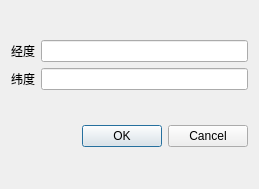
<?xml version="1.0" encoding="UTF-8"?>
<ui version="4.0">
 <class>InputProductDlg</class>
 <widget class="QDialog" name="InputProductDlg">
  <property name="geometry">
   <rect>
    <x>0</x>
    <y>0</y>
    <width>259</width>
    <height>189</height>
   </rect>
  </property>
  <property name="windowTitle">
   <string>输入产品位置</string>
  </property>
  <layout class="QGridLayout" name="gridLayout_2">
   <item row="0" column="0">
    <layout class="QGridLayout" name="gridLayout">
     <item row="0" column="1">
      <widget class="QLineEdit" name="lineEdit_Lon"/>
     </item>
     <item row="0" column="0">
      <widget class="QLabel" name="label">
       <property name="text">
        <string>经度</string>
       </property>
      </widget>
     </item>
     <item row="1" column="0">
      <widget class="QLabel" name="label_2">
       <property name="text">
        <string>纬度</string>
       </property>
      </widget>
     </item>
     <item row="1" column="1">
      <widget class="QLineEdit" name="lineEdit_Lat"/>
     </item>
    </layout>
   </item>
   <item row="1" column="0">
    <widget class="QDialogButtonBox" name="buttonBox">
     <property name="standardButtons">
      <set>QDialogButtonBox::Cancel|QDialogButtonBox::Ok</set>
     </property>
    </widget>
   </item>
  </layout>
 </widget>
 <layoutdefault spacing="6" margin="11"/>
 <resources/>
 <connections>
  <connection>
   <sender>buttonBox</sender>
   <signal>accepted()</signal>
   <receiver>InputProductDlg</receiver>
   <slot>accept()</slot>
   <hints>
    <hint type="sourcelabel">
     <x>81</x>
     <y>160</y>
    </hint>
    <hint type="destinationlabel">
     <x>186</x>
     <y>122</y>
    </hint>
   </hints>
  </connection>
  <connection>
   <sender>buttonBox</sender>
   <signal>rejected()</signal>
   <receiver>InputProductDlg</receiver>
   <slot>reject()</slot>
   <hints>
    <hint type="sourcelabel">
     <x>186</x>
     <y>152</y>
    </hint>
    <hint type="destinationlabel">
     <x>48</x>
     <y>125</y>
    </hint>
   </hints>
  </connection>
 </connections>
</ui>
